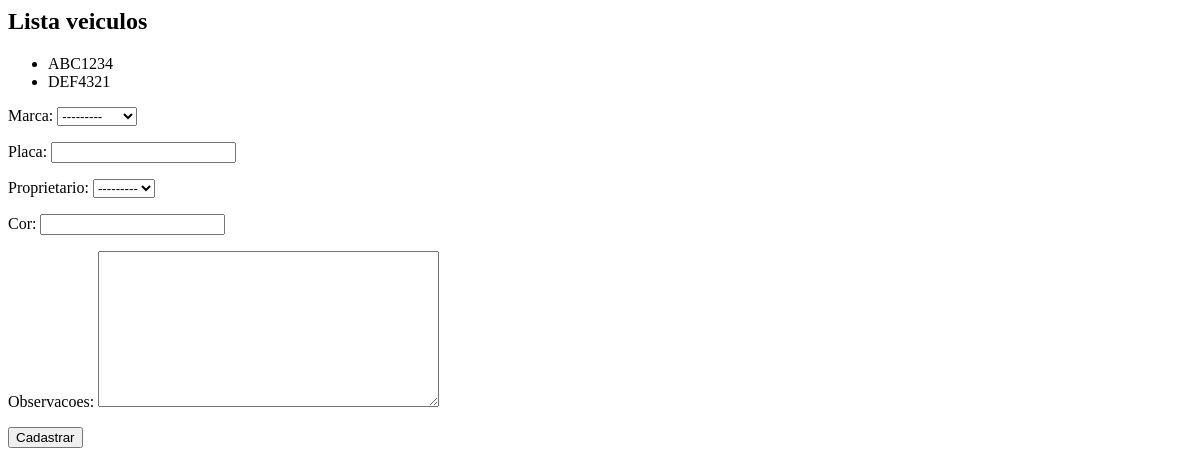
Before: /core/veiculos/ with the older database file.
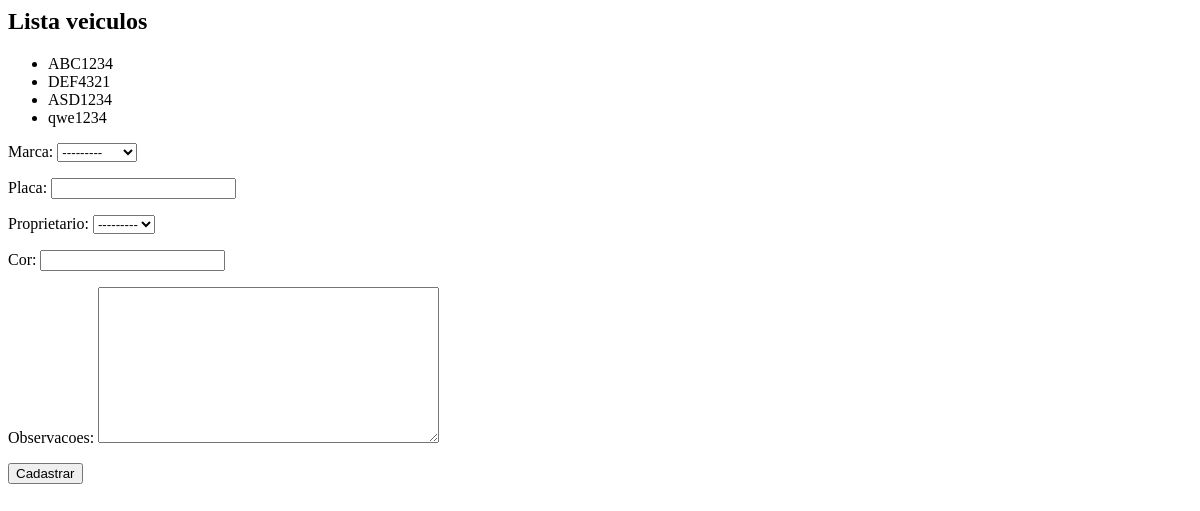
After: the same page with the newer database file.
### core/models.py (models this page shows, shortened)
class Veiculo(models.Model):
    marca           = models.ForeignKey(Marca, on_delete=models.PROTECT)
    placa           = models.CharField(max_length=7)
    proprietario    = models.ForeignKey(Pessoa, on_delete=models.PROTECT, blank=True, null=True) #Apenas para não precisar preencher na hora, mas depois verificar qual a necessidade disto >> blank=True,null=True,
    cor             = models.CharField(max_length=15)
    observacoes     = models.TextField()

### core/views.py (the view)
# urls.py: path('veiculos/', lista_veiculos, name='core_lista_veiculos'),
def lista_veiculos(request):
    form = VeiculoForm()
    veiculos = Veiculo.objects.all()
    data = {'veiculos': veiculos, 'form': form}
    return render(request, 'core/lista_veiculos.html', data)

### core/forms.py
class VeiculoForm(ModelForm):
    class Meta:
        model = Veiculo
        fields = '__all__'

### core/models.py (called while the page is built)
    def __str__(self):
        return self.nome

    def __str__(self):
        return self.nome

### core/templates/core/lista_veiculos.html (shortened to what this page needs)
<h2>Lista veiculos</h2>
<ul>
    {% for veiculo in veiculos %}
        <li> {{ veiculo.placa }} </li>
    {% endfor %}
</ul>
<form action="{% url 'core_veiculo_novo' %}" method="POST">
    {{ form.as_p }}
    <button type="submit">Cadastrar</button>
</form>

Changed rows visible on the page:
added Veiculo: placa "ASD1234"
added Veiculo: placa "qwe1234"
